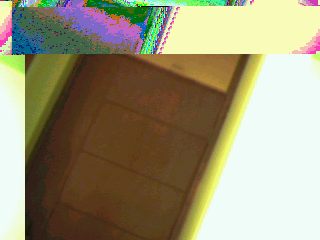
#> input picture Hijo1/frames_test/frame0001_rgb565_high-low.png, 320 x 240 px
$ python -i pruena.py   (imports and definitions only)
#> lines starting #> are read from the running program, lines starting #| are printed output that depends on the picture; after the words box and inside, x2 and y2 are one past the last pixel; in counts of white or black regions, pixels touching at a corner belong together
#!/usr/bin/env python3
"""
secure_glitter_entropy.py

Captura frames RGB565 desde Arduino vía serial,
detecta partículas brillantes (purpurina),
genera entropía y claves AES‑256, y guarda los resultados en JSON.
"""

import serial
import time
import numpy as np
import cv2
import hashlib
import json
import os

# ========== CONFIGURACIÓN ==========
PORT           = 'COM6'         # Cambia a tu puerto: COMx en Windows o /dev/ttyUSB0 en Linux
BAUDRATE       = 500_000
WIDTH, HEIGHT  = 320, 240
FRAME_SIZE     = WIDTH * HEIGHT * 2
POOL_SIZE      = 5              # N° de muestras por clave
BRIGHT_THRESH  = 200            # Umbral de brillo (canal V de HSV)
MAX_PARTICLES  = 10             # Máximo de puntos de purpurina
OUT_FILE       = 'entropia_purpurina.json'

# ========== FUNCIONES ==========

# [27 lines left out: functions open_serial, read_frame, decode_rgb565, not called in this run]

def extract_glitter_entropy(img):
    """Extrae características de puntos brillantes como entropía"""
    hsv = cv2.cvtColor(img, cv2.COLOR_RGB2HSV)
#> hsv: shape (240, 320, 3); mean H, S, V 43.2, 112.6, 166.3
    V = hsv[...,2]
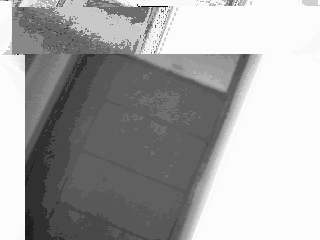
#> V: shape (240, 320); min 0, max 252, mean 166.3
    _, mask = cv2.threshold(V, BRIGHT_THRESH, 255, cv2.THRESH_BINARY)
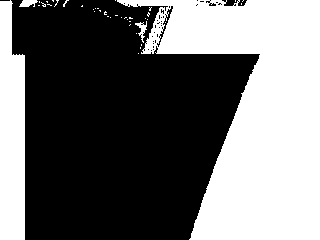
#> mask: shape (240, 320); 42.5% white; 41 white regions (37 under 20 px), largest, box (x1, y1, x2, y2) and area: (117, 0, 320, 240) 27043, (0, 0, 25, 240) 5279, (19, 0, 38, 7) 95, (135, 21, 147, 43) 95
    kernel = np.ones((3,3), np.uint8)
    mask = cv2.morphologyEx(mask, cv2.MORPH_OPEN, kernel)
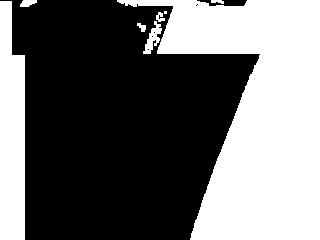
#> mask: shape (240, 320); 42% white; 8 white regions (1 under 20 px)

    conts, _ = cv2.findContours(mask, cv2.RETR_EXTERNAL, cv2.CHAIN_APPROX_SIMPLE)
#> conts = 8 contours, 1 with area under 20; largest, box (x1, y1, x2, y2) and area: (117, 0, 320, 240) 25972, (0, 1, 25, 240) 5010, (143, 21, 162, 54) 218, (20, 0, 37, 7) 70, (137, 23, 146, 32) 34, (156, 12, 165, 22) 34, (211, 0, 224, 4) 23
    entropy = bytearray()
    N = min(len(conts), MAX_PARTICLES)
#> N = 8
    entropy.append(N & 0xFF)

    for c in conts[:N]:
        M = cv2.moments(c)
        if M['m00'] == 0:
            entropy += b'\x00\x00\x00'
            continue
        x = int((M['m10']/M['m00']) / WIDTH * 255) & 0xFF
        y = int((M['m01']/M['m00']) / HEIGHT * 255) & 0xFF
        # Intensidad media del contorno
        mask_roi = np.zeros_like(V, dtype=np.uint8)
        cv2.drawContours(mask_roi, [c], -1, 255, -1)
        I = int(cv2.mean(V, mask=mask_roi)[0]) & 0xFF
        entropy += bytes([x, y, I])
#> this loop made 8 passes
#> (x, y, I) on passes 1, 2, 3, 5, 6, 7, 8: (112, 28, 207), (121, 40, 240), (127, 17, 240), (8, 141, 250), (173, 1, 244), (207, 123, 250), (21, 2, 230)
#> (c, x, y, I) on pass 4: ([[164, 11], [164, 13], [166, 13], [166, 11]], 131, 12, 242)
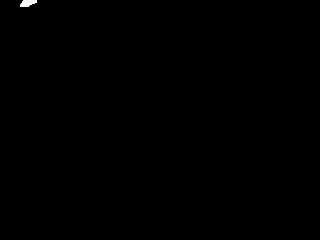
#> mask_roi: shape (240, 320); 0.12% white; 1 white region, box (x1, y1, x2, y2) and area: (20, 0, 37, 7) 89

    # Timestamp (últimos 4 bytes)
    t = int(time.time() * 1_000_000) & 0xFFFFFFFF
    entropy += t.to_bytes(4, 'little')
    return entropy, t

# [44 lines left out: functions fuse_entropy, save_entropy_record, main, not called in this run]

# [2 lines not run here, left out]

>>> import cv2
>>> picture = cv2.cvtColor(cv2.imread('../Hijo1/frames_test/frame0001_rgb565_high-low.png'), cv2.COLOR_BGR2RGB)
>>> result = extract_glitter_entropy(picture)

$ run again, on Hijo1/frames_test/frame0003_rgb565_low-high.png
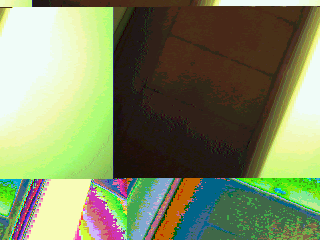
#> input picture Hijo1/frames_test/frame0003_rgb565_low-high.png, 320 x 240 px
#> hsv: shape (240, 320, 3); mean H, S, V 41.4, 121.6, 151.7
#> in extract_glitter_entropy, `V = hsv[...,2]`:
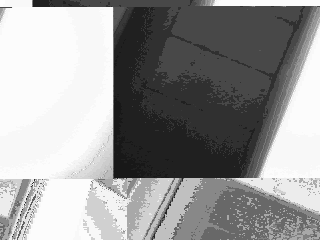
#> V: shape (240, 320); min 24, max 252, mean 151.7
#> in extract_glitter_entropy, `mask = cv2.morphologyEx(mask, cv2.MORPH_OPEN, kernel)`:
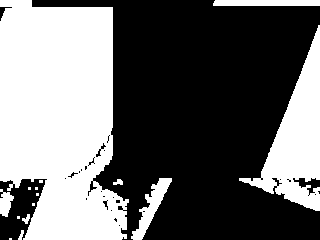
#> mask: shape (240, 320); 42.1% white; 15 white regions (7 under 20 px)
#> conts = 15 contours, 7 with area under 20; largest, box (x1, y1, x2, y2) and area: (0, 0, 129, 240) 24264, (239, 25, 320, 211) 5668, (131, 178, 172, 240) 736, (213, 0, 320, 6) 527, (0, 189, 14, 217) 212, (22, 214, 30, 224) 30, (113, 179, 123, 185) 28, (18, 230, 24, 240) 20
#> N = 10
#> the loop in extract_glitter_entropy, `for c in conts[:N]:` made 10 passes
#> (c, x, y, I) on passes 1, 3, 5, 6, 8, 9, 10: ([[9, 238], [9, 239], [11, 239], [11, 238]], 7, 253, 234), ([[17, 216], [17, 218], [19, 218], [19, 216]], 14, 230, 232), ([[32, 203], [32, 205], [34, 205], [34, 203]], 26, 216, 224), ([[36, 193], [36, 195], [38, 195], [38, 193]], 29, 206, 224), ([[35, 187], [35, 189], [37, 189], [37, 187]], 28, 199, 232), ([[28, 187], [28, 189], [30, 189], [30, 187]], 23, 199, 232), ([[39, 180], [39, 182], [42, 182], [42, 180]], 32, 192, 229)
